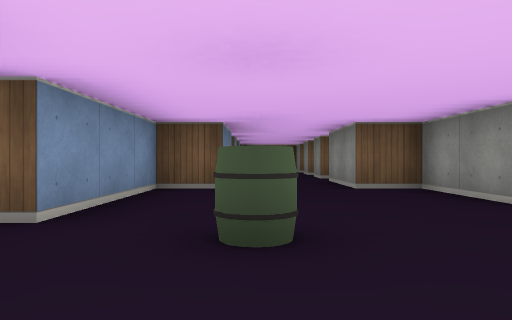
[1] (above)

14 first-person views from a walk through a cub3D level. The camera is about half as high as the walls, looks level and sees 70° across. The floor is counted in squares. Each view is taken from the middle of a square. On the plan, view 1 faces up. The plan holds only what a view shows up to about 9 squares ahead; the rest is blank. The place goes on beyond the plan.

[2]
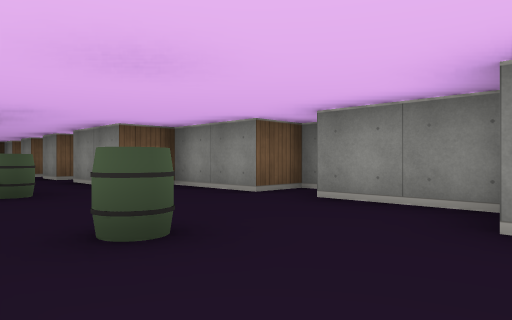

[3]
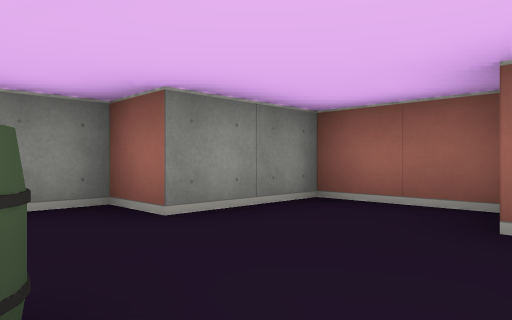

[4]
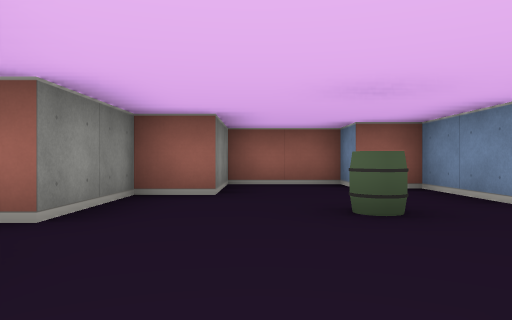

[5]
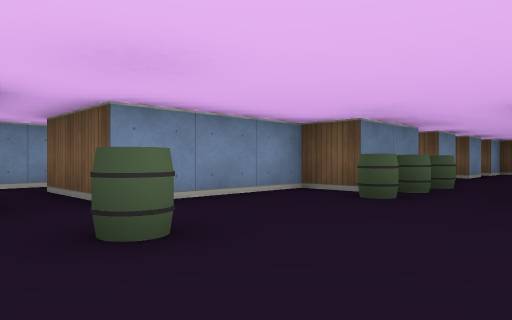

[6]
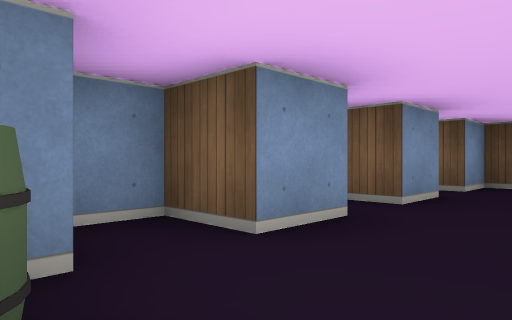

[7]
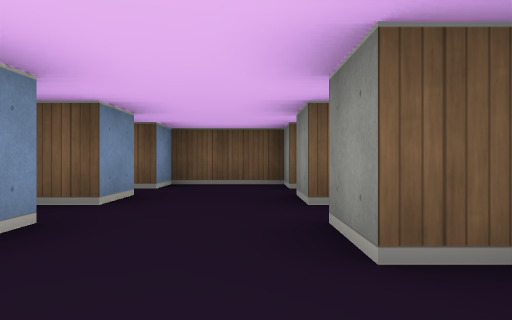

[8]
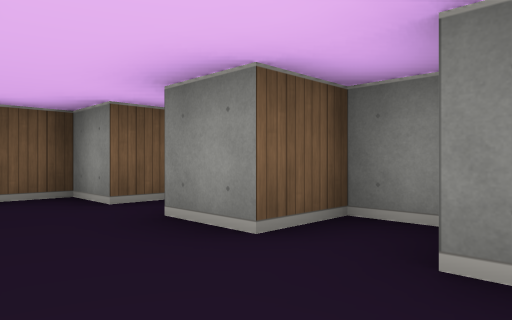

[9]
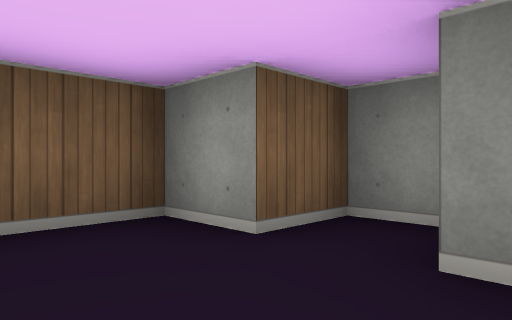

[10]
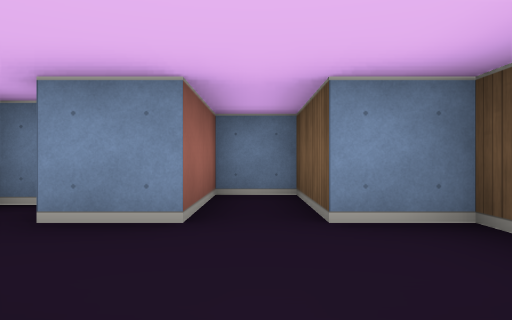

[11]
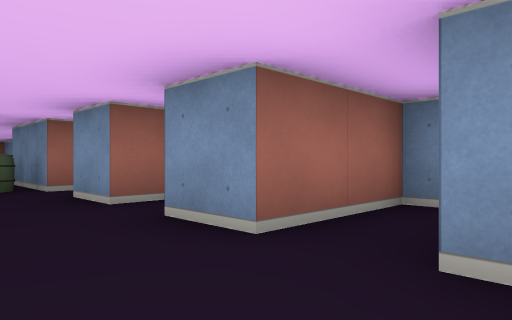

[12]
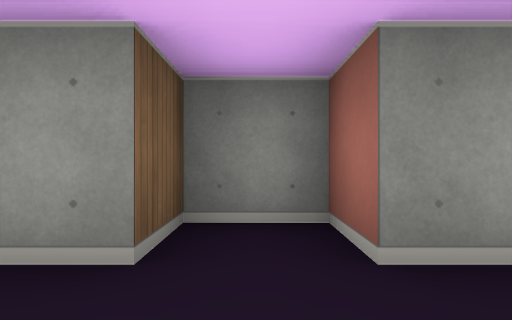

[13]
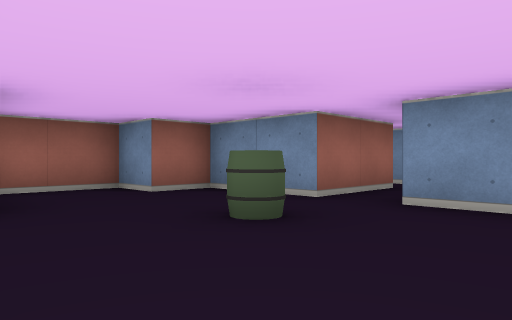

[14]
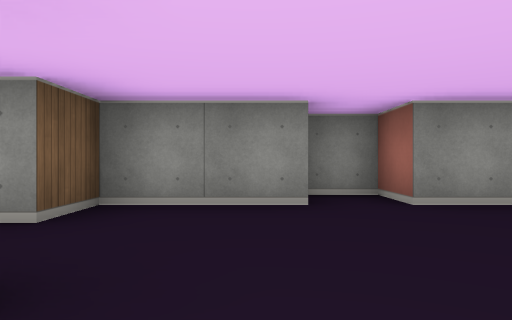

### Floor plan
Points are (right, up) in squares from view 1. A wall is a line through its corners. A room is listed if a view was taken in it or the views show most of it. See-through windows are left out.
Room 1 (views 1, 2, 3, 4, 5, 13, 14)
walls: (-1.5, 1.5) (-1.5, -0.5) (-0.5, -0.5) (-0.5, -1.5) (1.5, -1.5) (1.5, 0.5) (2.5, 0.5) (2.5, 2.5) (3.5, 2.5) (3.5, 3.5) (2.5, 3.5) (2.5, 5.5) (1.5, 5.5); (-0.5, 5.5) (-1.5, 5.5) (-1.5, 2.5)
ways out: opening at (0.5, 6.5) to room 2; opening at (-2.5, 2)
objects: barrel (0, 2); barrel (0, 5)
Room 2 (views 6, 7, 8, 12)
walls: (-0.5, 7.6) (-0.5, 5.5); (-0.5, 9.5) (-0.5, 8.5) (-1.5, 8.5) (-1.5, 7.8); (1.5, 5.5) (1.5, 7.5) (2.5, 7.5) (2.5, 8.5) (1.5, 8.5) (1.5, 9.5)
ways out: opening at (0.5, 6.5) to room 1; opening at (0.5, 9) to room 3
objects: barrel (0, 6); barrel (0, 7)
Room 3 (view 9)
walls: (-1.1, 9.5) (-0.5, 9.5); (-1.5, 10) (-1.5, 9.5); (-0.5, 11.5) (-0.5, 10.5) (-1.1, 10.5); (2.5, 9.8) (2.5, 10.5) (1.5, 10.5) (1.5, 11.5)
ways out: opening at (0.5, 9) to room 2; opening at (0.5, 11) to room 4
Room 4 (views 10, 11)
walls: (2.5, 11.8) (2.5, 12.5) (1.5, 12.5) (1.5, 13.5) (-0.5, 13.5) (-0.5, 12.5) (-2.5, 12.5) (-2.5, 11.5) (-0.5, 11.5)
ways out: opening at (0.5, 11) to room 3

Where each view was taken, in squares from view 1:
view 1: 0 up, 0 right, facing up
view 2: 0 up, 1 left, facing up-right
view 3: 2 up, 1 left, facing down-right
view 4: 5 up, 1 right, facing down
view 5: 1 up, 2 right, facing up-left
view 6: 7 up, 1 right, facing up-left
view 7: 7 up, 1 right, facing up
view 8: 9 up, 0 right, facing up-right
view 9: 11 up, 0 right, facing up-right
view 10: 12 up, 2 right, facing left
view 11: 13 up, 1 right, facing down-left
view 12: 8 up, 0 right, facing right
view 13: 4 up, 2 right, facing down-left
view 14: 4 up, 1 left, facing right
